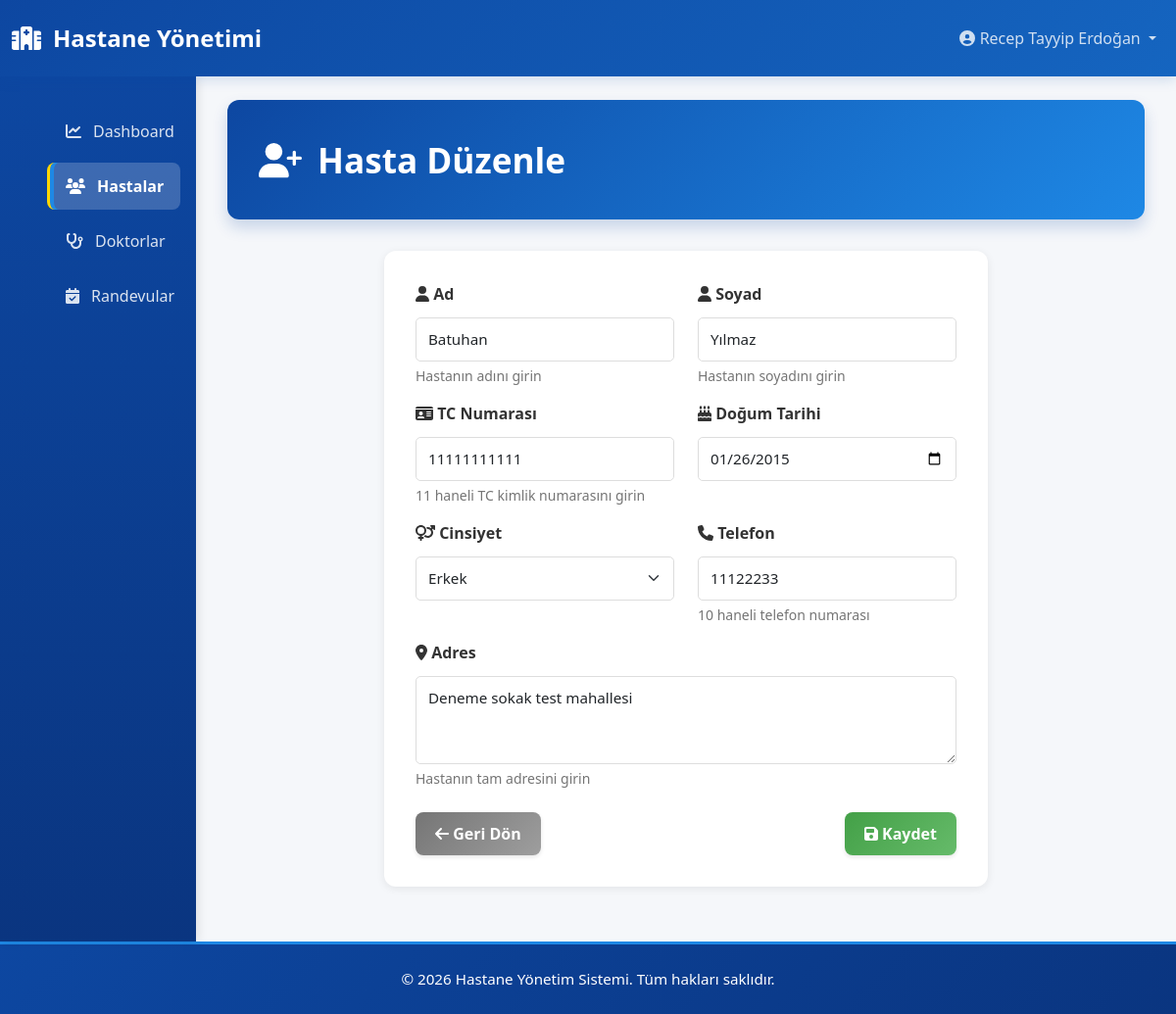
The app's page /patients/2/update/ (signed in) with its own data.
### user/models.py (models this page shows, shortened)
class CustomUser(AbstractUser):
    ROLE_CHOICES = (
        ('DOCTOR', 'Doctor'),
        ('SECRETARY', 'Secretary'),
    )
    role = models.CharField(max_length=20, choices=ROLE_CHOICES)
    phone = models.CharField(max_length=20, blank=True, null=True)
    created_at = models.DateTimeField(auto_now_add=True)

### patient/models.py (models this page shows, shortened)
class Patient(models.Model):
    GENDER_CHOICES = [
        ('M', 'Erkek'),
        ('F', 'Kadın'),
    ]
    first_name = models.CharField(max_length=100)
    last_name = models.CharField(max_length=100)
    national_id = models.CharField(max_length=20, unique=True)
    date_of_birth = models.DateField()
    gender = models.CharField(max_length=10, choices=GENDER_CHOICES)
    phone = models.CharField(max_length=20)
    email = models.EmailField(blank=True, null=True)
    address = models.CharField(max_length=255, blank=True, null=True)
    blood_type = models.CharField(max_length=10, blank=True, null=True)
    allergies = models.TextField(blank=True, null=True)
    created_at = models.DateTimeField(auto_now_add=True)
    updated_at = models.DateTimeField(auto_now=True)
    class Meta:
        ordering = ['-created_at']

### patient/views.py (the view, shortened to what this page needs)
# urls.py: path("<int:pk>/update/", PatientUpdateView.as_view(), name="patient_update"),
class PatientUpdateView(LoginRequiredMixin, UpdateView):
    model = Patient
    form_class = PatientForm
    template_name = "patient_form.html"
    success_url = reverse_lazy("patient_list")

### templates/patient_form.html (shortened to what this page needs)
{% extends 'base.html' %}
{% block content %}
<div class="page-header">
    <h1><i class="fas fa-user-plus"></i> {% if form.instance.id %}Hasta Düzenle{% else %}Yeni Hasta Ekle{% endif %}</h1>
</div>
<div class="row">
    <div class="col-md-8 mx-auto">
        <div class="card">
            <div class="card-body">
                <form method="post" class="needs-validation" novalidate>
                    <div class="row">
                        <div class="col-md-6 mb-3">
                            <label for="first_name" class="form-label">
                                <i class="fas fa-user"></i> Ad
                            </label>
                            {{ form.first_name }}
                            <div class="form-text">Hastanın adını girin</div>
                        </div>
                        <div class="col-md-6 mb-3">
                            <label for="last_name" class="form-label">
                                <i class="fas fa-user"></i> Soyad
                            </label>
                            {{ form.last_name }}
                            <div class="form-text">Hastanın soyadını girin</div>
                        </div>
                    </div>
                    <div class="row">
                        <div class="col-md-6 mb-3">
                            <label for="national_id" class="form-label">
                                <i class="fas fa-id-card"></i> TC Numarası
                            </label>
                            {{ form.national_id }}
                            <div class="form-text">11 haneli TC kimlik numarasını girin</div>
                        </div>
                        <div class="col-md-6 mb-3">
                            <label for="date_of_birth" class="form-label">
                                <i class="fas fa-birthday-cake"></i> Doğum Tarihi
                            </label>
                            {{ form.date_of_birth }}
                        </div>
                    </div>
                    <div class="row">
                        <div class="col-md-6 mb-3">
                            <label for="gender" class="form-label">
                                <i class="fas fa-venus-mars"></i> Cinsiyet
                            </label>
                            {{ form.gender }}
                        </div>
                        <div class="col-md-6 mb-3">
                            <label for="phone" class="form-label">
                                <i class="fas fa-phone"></i> Telefon
                            </label>
                            {{ form.phone }}
                            <div class="form-text">10 haneli telefon numarası</div>
                        </div>
                    </div>
                    <div class="mb-3">
                        <label for="address" class="form-label">
                            <i class="fas fa-map-marker-alt"></i> Adres
                        </label>
                        {{ form.address }}
                        <div class="form-text">Hastanın tam adresini girin</div>
                    </div>
                    <div class="d-flex gap-2 justify-content-between mt-4">
                        <a href="{% url 'patient_list' %}" class="btn btn-secondary">
                            <i class="fas fa-arrow-left"></i> Geri Dön
                        </a>
                        <button type="submit" class="btn btn-success">
                            <i class="fas fa-save"></i> Kaydet
                        </button>
                    </div>
                </form>
            </div>
        </div>
    </div>
</div>
{% endblock %}

### templates/base.html (shortened to what this page needs)
<!DOCTYPE html>
<html lang="tr">
<head>
    <link href="https://cdn.jsdelivr.net/npm/bootstrap@5.3.0/dist/css/bootstrap.min.css" rel="stylesheet">
    <link rel="stylesheet" href="https://cdnjs.cloudflare.com/ajax/libs/font-awesome/6.4.0/css/all.min.css">
</head>
<body>
    <nav class="navbar navbar-expand-lg navbar-dark">
        <div class="container-fluid">
            <a class="navbar-brand" href="{% url 'dashboard' %}">
                <i class="fas fa-hospital"></i>
                Hastane Yönetimi
            </a>
            <div class="collapse navbar-collapse" id="navbarNav">
                <ul class="navbar-nav ms-auto">
                    <li class="nav-item dropdown">
                        <a class="nav-link dropdown-toggle" href="#" id="userDropdown" role="button" data-bs-toggle="dropdown" aria-expanded="false">
                            <i class="fas fa-user-circle"></i> {{ user.get_full_name|default:user.username }}
                        </a>
                    </li>
                </ul>
            </div>
        </div>
    </nav>
    <div class="container-fluid flex-grow-1">
        <div class="row h-100">
            <nav class="col-lg-2 sidebar d-none d-lg-block">
                <ul class="sidebar-menu">
                    <li>
                        <a href="{% url 'dashboard' %}" class="{% if request.resolver_match.url_name == 'dashboard' %}active{% endif %}">
                            <i class="fas fa-chart-line"></i>
                            <span>Dashboard</span>
                        </a>
                    </li>
                    <li>
                        <a href="{% url 'patient_list' %}" class="{% if 'patient' in request.resolver_match.url_name %}active{% endif %}">
                            <i class="fas fa-users"></i>
                            <span>Hastalar</span>
                        </a>
                    </li>
                    <li>
                        <a href="{% url 'doctor_list' %}" class="{% if 'doctor' in request.resolver_match.url_name %}active{% endif %}">
                            <i class="fas fa-stethoscope"></i>
                            <span>Doktorlar</span>
                        </a>
                    </li>
                    <li>
                        <a href="{% url 'appointment_list' %}" class="{% if 'appointment' in request.resolver_match.url_name %}active{% endif %}">
                            <i class="fas fa-calendar-check"></i>
                            <span>Randevular</span>
                        </a>
                    </li>
                </ul>
            </nav>
            <main class="col-lg-10 main-content">
                {% block content %}{% endblock %}
            </main>
        </div>
    </div>
    <footer>
        <p>&copy; 2026 Hastane Yönetim Sistemi. Tüm hakları saklıdır.</p>
    </footer>
</body>
</html>

### templates/base.html (style rules this page uses)
* { margin: 0; padding: 0; box-sizing: border-box; }
:root { --primary-color: #0d47a1; --primary-light: #1565c0; --primary-dark: #0a3580; --secondary-color: #1e88e5; --success-color: #43a047; --danger-color: #e53935; --warning-color: #fb8c00; --info-color: #1e88e5; --light-bg: #f5f7fa; --border-color: #e0e6ed; }
html, body { height: 100%; background-color: var(--light-bg); }
body { font-family: 'Segoe UI', Tahoma, Geneva, Verdana, sans-serif; color: #333; display: flex; flex-direction: column; }
.navbar { background: linear-gradient(135deg, var(--primary-color) 0%, var(--primary-light) 100%); box-shadow: 0 4px 12px rgba(13, 71, 161, 0.15); padding: 1rem 0; position: sticky; top: 0; z-index: 1030; }
.navbar-brand { font-weight: 700; font-size: 1.5rem; display: flex; align-items: center; gap: 12px; color: white !important; }
.navbar-dark .navbar-nav .nav-link { color: rgba(255, 255, 255, 0.8); transition: all 0.3s ease; margin-left: 1rem; }
.sidebar { background: linear-gradient(180deg, var(--primary-color) 0%, var(--primary-dark) 100%); min-height: calc(100vh - 80px - 50px); padding: 2rem 1rem; box-shadow: 2px 0 10px rgba(0, 0, 0, 0.1); position: sticky; top: 80px; }
.sidebar-menu { list-style: none; display: flex; flex-direction: column; gap: 0.5rem; }
.sidebar-menu a { color: rgba(255, 255, 255, 0.85); display: flex; align-items: center; gap: 12px; padding: 12px 16px; text-decoration: none; border-radius: 8px; transition: all 0.3s cubic-bezier(0.4, 0, 0.2, 1); border-left: 3px solid transparent; position: relative; }
.sidebar-menu a.active { background-color: rgba(255, 255, 255, 0.2); color: white; border-left-color: #ffd700; box-shadow: inset 4px 0 0 var(--info-color); font-weight: 600; }
.main-content { flex: 1; padding: 2rem 2rem; overflow-y: auto; }
.page-header { background: linear-gradient(135deg, var(--primary-color) 0%, var(--secondary-color) 100%); color: white; padding: 2.5rem 2rem; border-radius: 12px; margin-bottom: 2rem; box-shadow: 0 8px 16px rgba(13, 71, 161, 0.2); margin-top: -0.5rem; }
.page-header h1 { margin: 0; display: flex; align-items: center; gap: 1rem; font-size: 2.2rem; font-weight: 700; }
.card { border: none; border-radius: 12px; box-shadow: 0 2px 8px rgba(0, 0, 0, 0.08); transition: all 0.3s cubic-bezier(0.4, 0, 0.2, 1); overflow: hidden; margin-bottom: 1.5rem; }
.card-body { padding: 2rem; }
.btn { border-radius: 8px; font-weight: 600; padding: 0.625rem 1.25rem; transition: all 0.3s ease; border: none; box-shadow: 0 2px 4px rgba(0, 0, 0, 0.1); }
.btn-success { background: linear-gradient(135deg, var(--success-color), #66bb6a); }
.btn-secondary { background: linear-gradient(135deg, #757575, #9e9e9e); }
.form-control, .form-select { border-radius: 8px; border: 2px solid var(--border-color); padding: 0.75rem 1rem; transition: all 0.3s ease; font-size: 0.95rem; }
.form-label { font-weight: 600; color: #333; margin-bottom: 0.75rem; }
.form-text { color: #757575; font-size: 0.875rem; }
footer { background: linear-gradient(135deg, var(--primary-color) 0%, var(--primary-dark) 100%); color: white; text-align: center; padding: 1.5rem; margin-top: auto; border-top: 3px solid var(--secondary-color); }
footer p { margin: 0; font-size: 0.95rem; }
.card, .page-header, .stat-card { animation: slideIn 0.3s ease; }

### templates/patient_form.html (style rules this page uses)
.form-control, .form-select { border-radius: 5px; border: 1px solid #ddd; padding: 10px 12px; }

### records on screen
CustomUser: get_full_name "Recep Tayyip Erdoğan"
Patient: first_name "Batuhan", last_name "Yılmaz", national_id "11111111111", date_of_birth "01/26/2015", gender "Erkek", phone "11122233", address "Deneme sokak test mahallesi"
